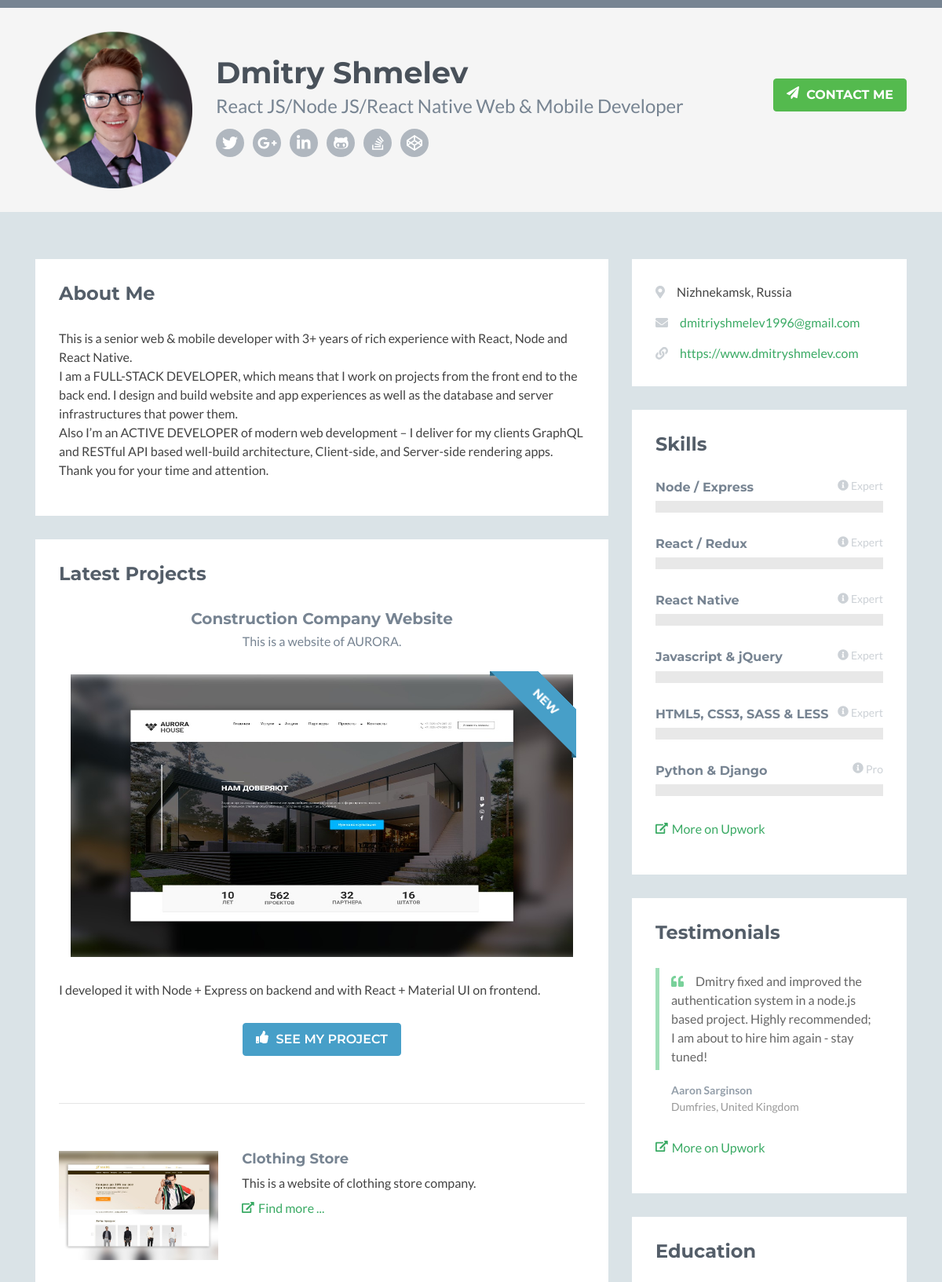
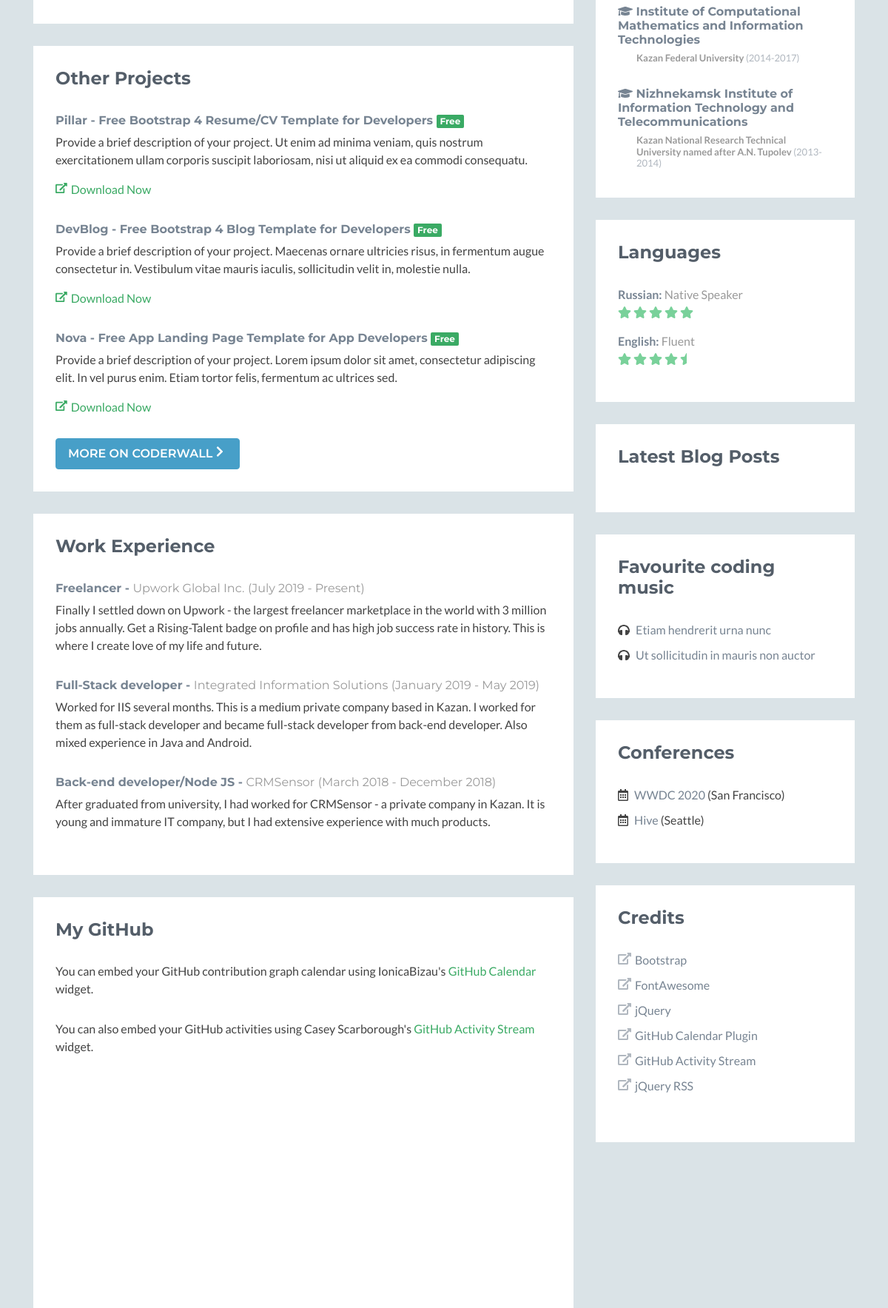
The page / (upper part) on the database its author committed (2 pictures, top to bottom).
### home/models.py (models this page shows)
class UserInfo(models.Model):
    first_name = models.CharField(max_length=20, default="Dmitry")
    last_name = models.CharField(max_length=20, default="Shmelev")
    def __str__(self):
        return self.first_name + ' ' + self.last_name

class LatestProject(models.Model):
    title = models.CharField(max_length=50)
    summary = models.CharField(max_length=50, blank=True)
    image = models.ImageField(upload_to='projects')
    description = models.TextField(blank=True)
    pub_date = models.DateField(blank=True)
    project_URL = models.URLField(blank=True)
    def image_preview(self):
        return mark_safe('<img src="{url}" width="160" height="120" ><image/>'.format(
            url=self.image.url,
        ))
    image_preview.allow_tags = True
    def __str__(self):
        return self.title

### home/views.py (the view)
# urls.py: path('', views.index, name='home_index'),
def index(request):
    user = UserInfo.objects.get()
    project_list = LatestProject.objects.all()
    context = {
        'full_name': user,
        'project_list': project_list
    }
    return render(request, 'home/index.html', context)

### home/templates/home/index.html
{% extends 'home/base.html' %}
{% block full_name %}
    {{ full_name }}
{% endblock %}
{% load static %}
{% block latest_projects %}
    {% with project=project_list.0 %}
        <div class="item featured text-center">
            <h3 class="title"><a href="{{ project.project_URL }}" target="_blank">{{ project.title }}</a></h3>
            <p class="summary">{{ project.summary }}</p>
            <div class="featured-image has-ribbon">
                <a href="{{ project.project_URL }}" target="_blank">
                <img  src="{{ project.image.url }}" height="360" width="640" alt="{{ project }}" />
                </a>
                <div class="ribbon">
                    <div class="text">new</div>
                </div>
            </div>
            <div class="desc text-left">
                <p>{{ project.description }}</p>
            </div>
            <a class="btn btn-cta-secondary" href="{{ project.project_URL }}" target="_blank"><i class="fas fa-thumbs-up"></i> See my project</a>
        </div>
    {% endwith %}
{% endblock %}
{% block secondary_projects %}
    {% for project in project_list %}
        {% if not forloop.first %}
            <div class="item row">
                <a class="col-md-4 col-12" href="{{ project.project_URL }}" target="_blank">
                    <img class="img-fluid project-image" src="{{ project.image.url }}" alt="{{ project }}" />
                </a>
                <div class="desc col-md-8 col-12">
                    <h3 class="title"><a href="{{ project.project_URL }}" target="_blank">{{ project.title }}</a></h3>
                    <p class="mb-2">{{ project.description }}</p>
                    <p><a class="more-link" href="{{ project.project_URL }}" target="_blank"><i class="fas fa-external-link-alt"></i>Find more ...</a></p>
                </div>
            </div>
        {% endif %}
    {% endfor %}
{% endblock %}

### rows shown on the page
UserInfo: first_name+last_name "Dmitry Shmelev"
LatestProject: title "Construction Company Website", summary "This is a website of AURORA.", image (picture), description "I developed it with Node + Express on backend and with React + Material UI on frontend."
LatestProject: image (picture), title "Clothing Store", description "This is a website of clothing store company."
